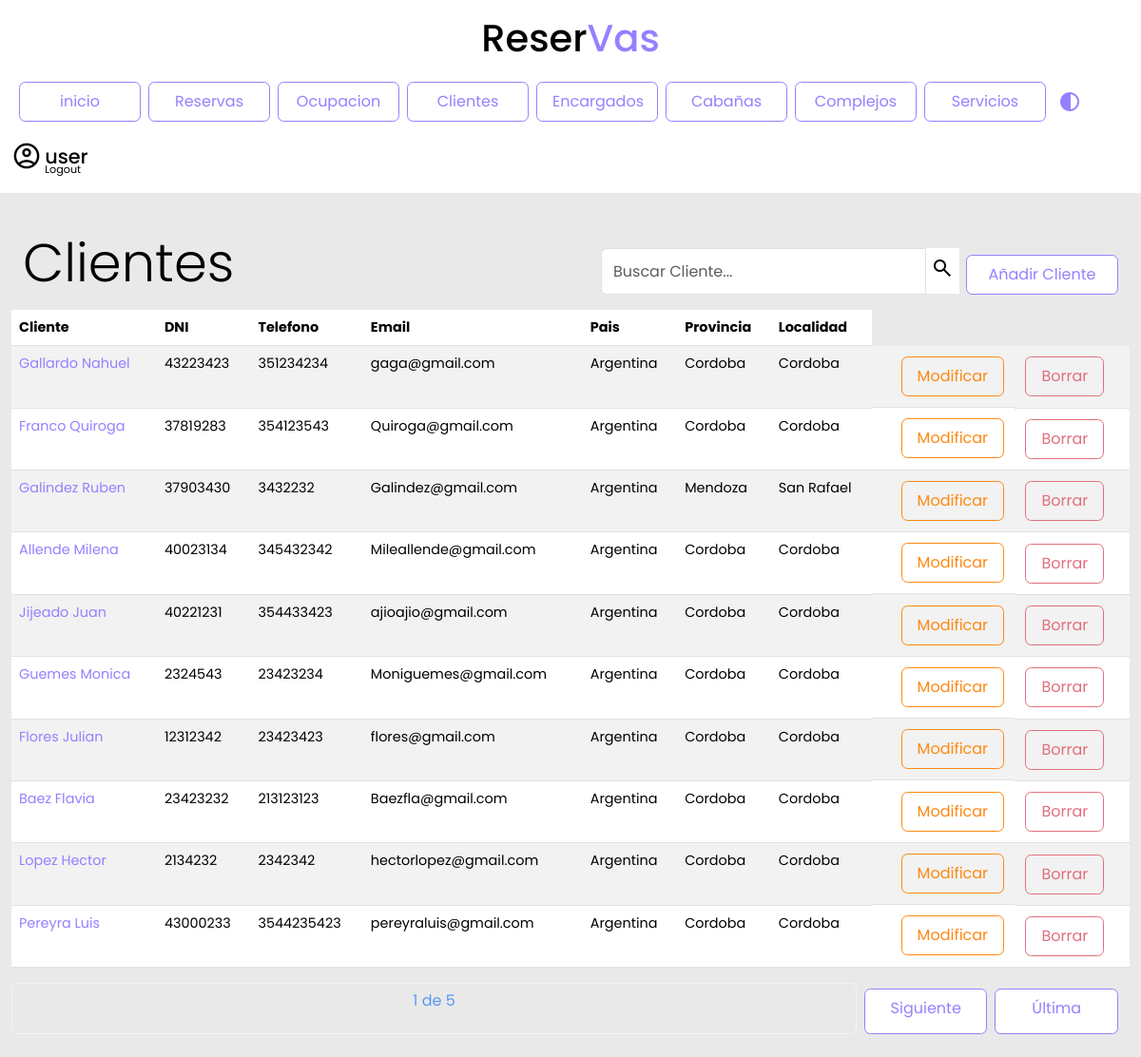
The app's page /clientes/ (signed in) with its own data.
### reservas/models.py (models this page shows, shortened)
class Cliente(models.Model):
    dni = models.IntegerField()
    apellido_nombre = models.CharField(max_length=100)
    telefono = models.CharField(max_length=30)
    email = models.CharField(max_length=50, default="user@gmail.com")
    pais = models.CharField(max_length=30, default="Argentina")
    provincia = models.CharField(max_length=30, default="Cordoba")
    localidad = models.CharField(max_length=30, default="Cordoba")

### reservas/views.py (the view)
# urls.py: path('clientes/', views.lista_clientes.as_view(), name='lista_clientes'),
class lista_clientes(LoginRequiredMixin, ListView):
    login_url = '/login/'
    model = Cliente
    template_name = 'lista_clientes.html'
    context_object_name = 'clientes'
    paginate_by = 10
    def get_queryset(self):
        query = self.request.GET.get('q', '')
        clientes = Cliente.objects.filter(
            Q(apellido_nombre__icontains=query)| # Búsqueda por nombre del cliente
            Q(dni__icontains=query) |
            Q(telefono__icontains=query)            # Búsqueda por DNI del cliente
        )
        return  clientes

### reservas/templates/lista_clientes.html (shortened to what this page needs)
{% include 'navbar.html' %}
{% load static %}
{% block content %}
<div class="contenedor">
<div class="row">
    <h2 class="col display-4 my-3">Clientes</h2>
    <div class=" col d-flex justify-content-end align-items-end mb-3">
        <form method="GET">
            <div class="input-group">
                <input type="text" id="search" class="form-control inputApagado" name="q" value="{{ query }}" placeholder="Buscar Cliente...">
                <button class="lupa" type="submit"><span class="material-symbols-outlined">search</span></button>
                <div class="d-flex justify-content-end align-items-end"><a class="botonPrimario" href="{% url 'nuevo_cliente' %}?from_lista=true">Añadir Cliente</a></div>
        </form>
    </div>
</div>
    <table class="table table-striped table-hover" id="results" data-bs-theme="light">
        <thead>
            <tr>
                <th>Cliente</th>
                <th>DNI</th>
                <th>Telefono</th>
                <th>Email</th>
                <th>Pais</th>
                <th>Provincia</th>
                <th>Localidad</th>
            </tr>
        </thead>
        <tbody>
            {% for cliente in clientes %}
            <tr class="filas">
                <td><a href="{% url 'detalle_cliente' cliente.id %}">{{ cliente.apellido_nombre }}</a></td>
                <td>{{ cliente.dni }}</td>
                <td>{{ cliente.telefono }}</td>
                <td>{{ cliente.email }}</td>
                <td>{{ cliente.pais }}</td>
                <td>{{ cliente.provincia }}</td>
                <td>{{ cliente.localidad }}</td>
                <td class="d-flex justify-content-end align-items-end"><a class="botonTerciario" href="/clientes/clienteModif/{{ cliente.id }}"> Modificar</td>
                <td><a class="botonSecundario" href="/clientes/clienteBorrar/{{ cliente.id }}">Borrar</a></td>
            {% endfor %}
        </tbody>
    </table>
    <div class="pagination justify-content-center">
        <span class="current-page btn btn-outline-light disabled text-primary mb-3">
            {{ page_obj.number }} de {{ page_obj.paginator.num_pages }}
        </span>
        {% if page_obj.has_next %}
            <a class="botonPrimario" href="?page={{ page_obj.next_page_number }}">
                Siguiente
            </a>
            <a class="botonPrimario" href="?page={{ page_obj.paginator.num_pages }}">
                Última
            </a>
        {% endif %}
    </div>
</div>
{% endblock %}

### reservas/templates/navbar.html (shortened to what this page needs)
{% extends 'base.html' %}
{% load static %}
{% block content %}
<header>
    <h1>Reser<span>Vas</span></h1>
</header>
<nav class="navbar navbar-expand-lg">
    <div class="container-fluid">
        <div class="navbar collapse navbar-collapse" id="navbarSupportedContent" >
            <ul class="navbar-nav me-auto mb-2 mb-lg-0">
                <li class="nav-item">
                    <a class="botonPrimario" href="/">inicio</a>
                </li>
                <li class="nav-item">
                    <a class="botonPrimario" href="/reservas">Reservas</a>
                </li>
                <li class="nav-item">
                    <a class="botonPrimario" href="{% url 'cabanias_disponibles' %}">Ocupacion</a>
                </li>
                <li class="nav-item">
                    <a class="botonPrimario" href="/clientes">Clientes</a>
                </li>
                <li class="nav-item">
                    <a class="botonPrimario" href="/encargados">Encargados</a>
                </li>
                <li class="nav-item">
                    <a class="botonPrimario" href="/cabanias">Cabañas</a>
                </li>
                <li class="nav-item">
                    <a class="botonPrimario" href="/complejos">Complejos</a>
                </li>
                <li class="nav-item">
                    <a class="botonPrimario"  href="/servicios">Servicios</a>
                </li>
                <button type="button" class="btn dark-mode">
                    <span class="material-symbols-outlined" id="botonDarkMode">
                    </span>
                </button>
            </ul>
            <div class="contenedorUsuario">
                <span class="material-symbols-outlined">
                </span>
                <div>
                    {% if request.user.is_authenticated %}
                    <h4 class="user">{{ request.user.username }}</h4>
                    <a href="/logout/">Logout</a>
                    {% else %}
                    <a href="/login/">Login</a>
                    {% endif %}
                </div>
            </div>
        </div>
    </div>
</nav>
{% endblock %}

### reservas/templates/base.html (shortened to what this page needs)
{% load static %}
<!DOCTYPE html>
<html lang="es">
<head>
    <link rel="stylesheet" href="{% static 'css/general.css'%}">
    <link href="https://cdn.jsdelivr.net/npm/bootstrap@5.3.2/dist/css/bootstrap.min.css" rel="stylesheet">
</head>
<body>
    {% block content %}
    {% endblock %}
</body>
</html>

### reservas/static/css/general.css (style rules this page uses)
:root { --font-family: 'poppins' sans-serif ; --color-primary: #9381ff; --color-danger: #e16f7c; --color-white: #fff; --color-dark: #000; --color-cyan: #51D6FF; --color-Terciary:#ff8811; --color-dark-variant: #E8F1F2; --color-background: #e9e9e9; --card-border-radius: 2rem; --border-radius-1: 0.4rem; --border-radius-2: 1.2rem; --card-padding: 1.8rem; --padding-1: 1.2rem; --box-shadow: 0 1rem 2rem var(--color-light); --bs-emphasis-color:var(--color-danger); --bs-table-striped-color:var(--color-dark-variant) }
html, body { margin: 0; padding: 0; height: 100%; width: 100%; background-color: var(--color-background); }
.contenedor { min-height: 100%; min-width: 100%; background-color: var(--color-background); overflow-y: auto; }
.detalle h1,h3,h4,p { color: var(--color-dark); }
.navbar { background-color: var(--color-white); display: flex; margin: auto; }
.navbar a.botonPrimario { justify-content: center; width: 8rem; }
header { position: relative; background-color:var(--color-white); height: 4rem; font-family: 'poppins', sans-serif; text-align: center; }
header h1 { color: var(--color-dark); background-color: var(--color-white); position: relative; top: 1rem; }
header span { color: var(--color-primary); transition: ease .8s; }
.contenedor { padding: 1.5rem; font-family: 'poppins', sans-serif; font-size: 0.9rem; }
.botonPrimario { padding: 1rem; font-family: 'poppins', sans-serif; font-size: 1rem; font-weight:400; line-height: 0.5; margin-left:0.5rem; margin-top:0.4rem ; display: inline-block; text-align: center; text-decoration: none; vertical-align: middle; cursor: pointer; border: 0.1rem solid var(--color-primary); border-radius: var(--border-radius-1); background-color: var(--color-white); user-select: none; transition:ease-in-out 0.35s all; width: 10rem; text-decoration: none; color: var(--color-primary); }
.botonSecundario { padding: 1rem; margin:0.2rem; font-family: 'poppins', sans-serif; font-size: 1rem; font-weight:400; line-height: 0.5; display: inline-block; text-align: center; text-decoration: none; vertical-align: middle; cursor: pointer; border: 0.1rem solid #e16f7c; border-radius: var(--border-radius-1); background-color: transparent; user-select: none; transition:ease-in-out 0.35s all; text-decoration: none; color: #e16f7c; }
.botonTerciario { padding: 1rem; margin:0.2rem; font-family: 'poppins', sans-serif; font-size: 1rem; font-weight:400; line-height: 0.5; display: inline-block; text-align: center; text-decoration: none; vertical-align: middle; cursor: pointer; border: 0.1rem solid var(--color-Terciary); border-radius: var(--border-radius-1); background-color: transparent; user-select: none; transition:ease-in-out 0.35s all; text-decoration: none; color: var(--color-Terciary); }
.lupa { color: var(--color-dark); background-color: var(--color-white); border:none; border-radius: 50%; transition: ease 0.5s; margin-left: 0.1rem; height: 3rem; }
table a { color: var(--color-primary); text-decoration: none; transition: ease 0.3s; }
.col.display-4.my-3 { color: var(--color-dark); font-family: 'poppins', sans-serif; }
.contenedorUsuario { color: var(--color-dark); display: flex; flex-direction: row; transition: ease .8s; margin-right: 3rem; margin-top: 1rem; font-family: 'poppins', sans-serif; background-color: transparent; }
.contenedorUsuario span { margin-right: .2rem; font-size: 2rem; background-color: transparent; transition: ease .5s; }
.contenedorUsuario h4 { font-size: 1.3rem; margin-top: .3rem; transition: ease .5s; }
.contenedorUsuario div { display: flex; flex-direction: column; }
.contenedorUsuario div a { text-decoration: none; color: var(--color-dark); transition: ease .8s; margin-top: -1rem; font-size: .7rem; }
#botonDarkMode { color: var(--color-primary); margin-top: .5rem; }
#results { max-width: 100%; overflow: auto; }
.pagination.justify-content-center span { color: #9381ff; background-color: var(--color-background); height: 100%; width: 100%; }
a:link, a:visited, a:active { text-decoration: none; }
#results { overflow-x: auto; max-width: 100%; width: 100%; }

### records on screen
Cliente: apellido_nombre "Gallardo Nahuel", dni "43223423", telefono "351234234", email "gaga@gmail.com", pais "Argentina", provincia "Cordoba", localidad "Cordoba"
Cliente: apellido_nombre "Franco Quiroga", dni "37819283", telefono "354123543", email "Quiroga@gmail.com", pais "Argentina", provincia "Cordoba", localidad "Cordoba"
Cliente: apellido_nombre "Galindez Ruben", dni "37903430", telefono "3432232", email "Galindez@gmail.com", pais "Argentina", provincia "Mendoza", localidad "San Rafael"
Cliente: apellido_nombre "Allende Milena", dni "40023134", telefono "345432342", email "Mileallende@gmail.com", pais "Argentina", provincia "Cordoba", localidad "Cordoba"
Cliente: apellido_nombre "Jijeado Juan", dni "40221231", telefono "354433423", email "ajioajio@gmail.com", pais "Argentina", provincia "Cordoba", localidad "Cordoba"
Cliente: apellido_nombre "Guemes Monica", dni "2324543", telefono "23423234", email "Moniguemes@gmail.com", pais "Argentina", provincia "Cordoba", localidad "Cordoba"
Cliente: apellido_nombre "Flores Julian", dni "12312342", telefono "23423423", email "flores@gmail.com", pais "Argentina", provincia "Cordoba", localidad "Cordoba"
Cliente: apellido_nombre "Baez Flavia", dni "23423232", telefono "213123123", email "Baezfla@gmail.com", pais "Argentina", provincia "Cordoba", localidad "Cordoba"
Cliente: apellido_nombre "Lopez Hector", dni "2134232", telefono "2342342", email "hectorlopez@gmail.com", pais "Argentina", provincia "Cordoba", localidad "Cordoba"
Cliente: apellido_nombre "Pereyra Luis", dni "43000233", telefono "3544235423", email "pereyraluis@gmail.com", pais "Argentina", provincia "Cordoba", localidad "Cordoba"

### other values on screen
{{ request.user.username }} "user"
{{ page_obj.number }} "1"
{{ page_obj.paginator.num_pages }} "5"
